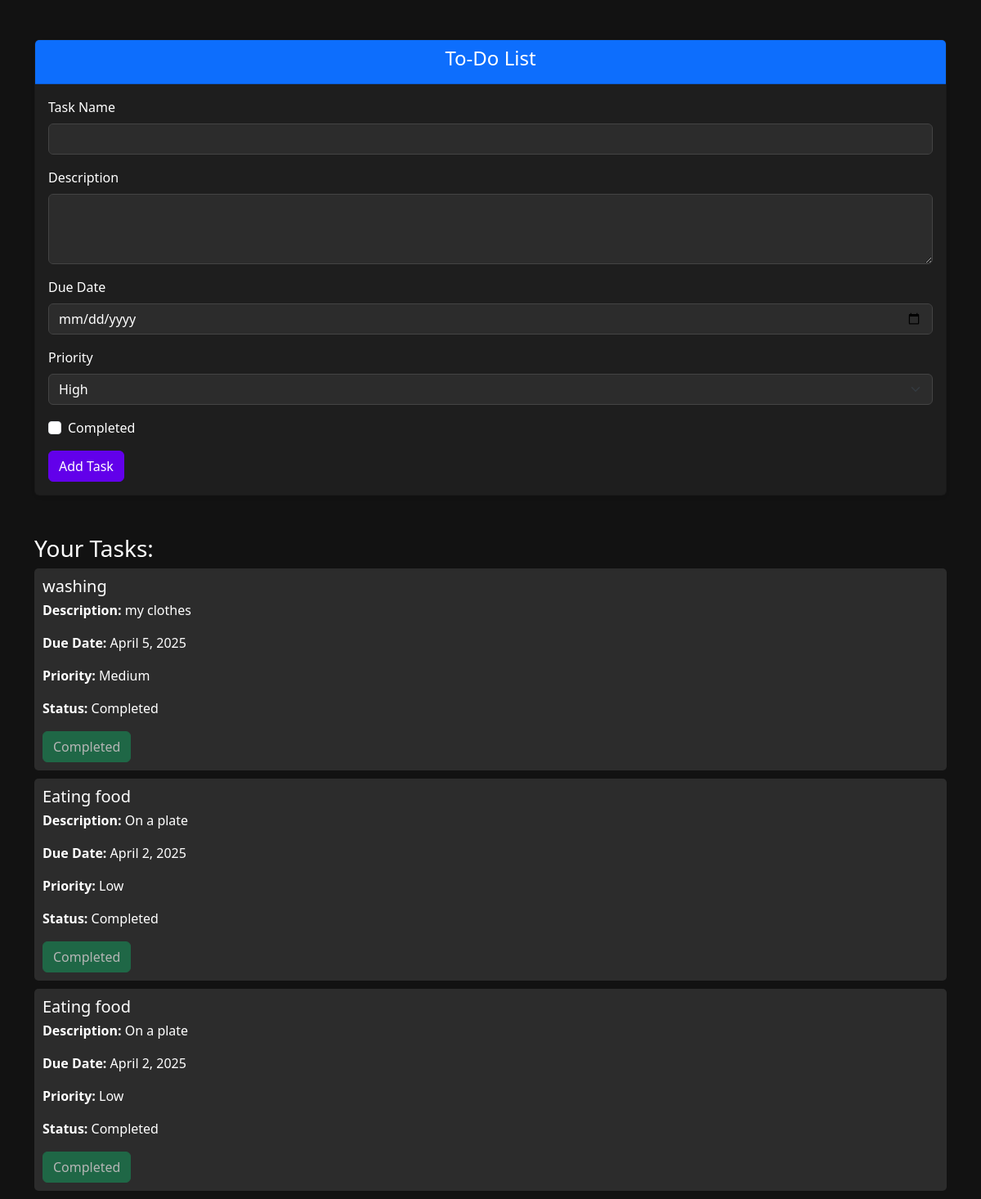
The page / on the database its author committed.
### home/models.py (models this page shows)
class TodoList(models.Model):
  task_name = models.TextField()
  description = models.TextField()
  due_date = models.DateField()
  priority = models.CharField(max_length=10)
  is_complete = models.BooleanField()

### home/views.py (the view, shortened to what this page needs)
# urls.py: path('', homePage),
def homePage(request):
    tasks = TodoList.objects.all()
    for each in tasks:
        print(each.description)
    return render(request, 'index.html', {'tasks': tasks})

### home/templates/index.html (shortened to what this page needs)
<!DOCTYPE html>
<html lang="en">
<head>
    <link href="https://cdn.jsdelivr.net/npm/bootstrap@5.3.0/dist/css/bootstrap.min.css" rel="stylesheet">
</head>
<body>
    <div class="container mt-5">
        <div class="card shadow-sm">
            <div class="card-header bg-primary text-white text-center">
                <h4>To-Do List</h4>
            </div>
            <div class="card-body">
                <form method="post">
                    <div class="mb-3">
                        <label for="task_name" class="form-label">Task Name</label>
                        <input type="text" class="form-control" id="task_name" name="task_name" required>
                    </div>
                    <div class="mb-3">
                        <label for="description" class="form-label">Description</label>
                        <textarea class="form-control" id="description" name="description" rows="3" required></textarea>
                    </div>
                    <div class="mb-3">
                        <label for="due_date" class="form-label">Due Date</label>
                        <input type="date" class="form-control" id="due_date" name="due_date" required>
                    </div>
                    <div class="mb-3">
                        <label for="priority" class="form-label">Priority</label>
                        <select class="form-select" id="priority" name="priority" required>
                            <option value="High">High</option>
                        </select>
                    </div>
                    <div class="mb-3 form-check">
                        <input type="checkbox" class="form-check-input" id="is_complete" name="is_complete">
                        <label class="form-check-label" for="is_complete">Completed</label>
                    </div>
                    <button type="submit" class="btn btn-primary">Add Task</button>
                </form>
            </div>
        </div>
        <div class="task-list mt-5">
            <h3>Your Tasks:</h3>
            {% if tasks %}
                {% for task in tasks %}
                    <div class="task-item" id="task-{{ task.id }}">
                        <h5>{{ task.task_name }}</h5>
                        <p><strong>Description:</strong> {{ task.description }}</p>
                        <p><strong>Due Date:</strong> {{ task.due_date }}</p>
                        <p><strong>Priority:</strong> {{ task.priority }}</p>
                        <p>
                            <strong>Status:</strong>
                            <span id="status-{{ task.id }}">
                                {% if task.is_complete %}
                                    Completed
                                {% else %}
                                    Not Completed
                                {% endif %}
                            </span>
                        </p>
                        <button class="btn btn-success mark-complete-btn" data-id="{{ task.id }}" {% if task.is_complete %}disabled{% endif %}>
                            {% if task.is_complete %}Completed{% else %}Mark as Complete{% endif %}
                        </button>
                    </div>
                {% endfor %}
            {% else %}
                <p>No tasks yet. Add a new task above!</p>
            {% endif %}
        </div>
    </div>
</body>
</html>

### home/templates/index.html (style rules this page uses)
body { background-color: #121212; color: #ffffff; }
.card { background-color: #1e1e1e; color: #ffffff; }
.form-control, .form-select { background-color: #2c2c2c; color: #ffffff; border: 1px solid #444; }
.form-control::placeholder { color: #888; }
.form-check-label { color: #ffffff; }
.btn-primary { background-color: #6200ea; border-color: #6200ea; }
.task-list { margin-top: 20px; }
.task-item { background-color: #2c2c2c; padding: 10px; margin-bottom: 10px; border-radius: 5px; }
.task-item h5 { margin-bottom: 5px; }

### rows shown on the page
TodoList: task_name "washing", description "my clothes", due_date "April 5, 2025", priority "Medium", is_complete "Completed"
TodoList: task_name "Eating food", description "On a plate", due_date "April 2, 2025", priority "Low", is_complete "Completed"
TodoList: task_name "Eating food", description "On a plate", due_date "April 2, 2025", priority "Low", is_complete "Completed"
